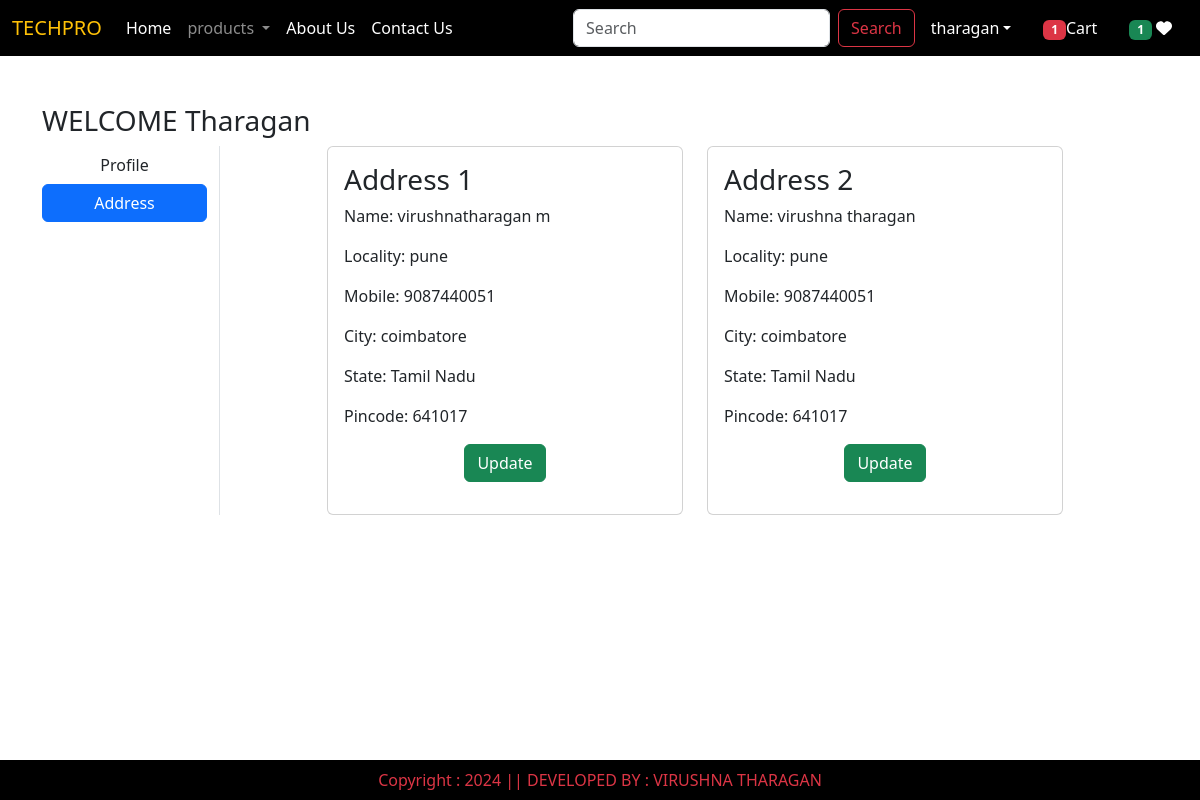
The app's page /address/ (signed in) with its own data.
### ec/app/models.py (models this page shows, shortened)
class Customer(models.Model):
    user = models.ForeignKey(User,on_delete=models.CASCADE)
    name =models.CharField(max_length=200)
    locality = models.CharField(max_length=200)
    city = models.CharField(max_length=50)
    mobile = models.IntegerField(default=0)
    zipcode = models.IntegerField()
    state = models.CharField(choices=STATE_CHOICES,max_length=100)

### ec/app/views.py (the view)
# urls.py: path('address/', views.address, name='address'),
def address(request):
    add = Customer.objects.filter(user=request.user)
    totalitem=0
    wishitem=0
    if request.user.is_authenticated:
        totalitem = len(Cart.objects.filter(user=request.user))
        wishitem = len(Wishlist.objects.filter(user=request.user))
    return render(request,'address.html',locals())

### ec/app/templates/address.html (shortened to what this page needs)
{% extends "base.html" %}
{% load static %}
{% block main-content %}
<div class="container my-5">
    <div class="row">
        <h3>WELCOME <span class="text-capitalize">{{request.user}}</span></h3>
    <div class="col-sm-2 border-end">
        <ul class="list-unstyled">
            <li class="d-grid"><a href="{% url 'profile' %}" class="btn ">Profile</a></li>
            <li class="d-grid"><a href="{% url 'address' %}" class="btn btn-primary">Address</a></li>
        </ul>
    </div>
    <div class="col-sm-8 offset-sm-1">
        <div class="row">
            {% for ad in add %}
                <div class="col-sm-6">
                    <div class="card sm-2">
                        <div class="card-body">
                            <h3>Address {{forloop.counter}}</h3>
                            <p>Name: {{ad.name}}</p>
                            <p>Locality: {{ad.locality}}</p>
                            <p>Mobile: {{ad.mobile}}</p>
                            <p>City: {{ad.city}}</p>
                            <p>State: {{ad.state}}</p>
                            <p>Pincode: {{ad.zipcode}}</p>
                            <p class="text-center"><a href="{% url 'updateAddress' pk=ad.id %}"
                                 type="button" class="btn btn-success">Update</a></p>
                            </div>
                        </div>
                    </div>
            {% endfor %}
        </div>
    </div>
    </div>
<div>
{% endblock main-content %}

### ec/app/templates/base.html (shortened to what this page needs)
<!DOCTYPE html>
{%load static%}
<html lang="en">
<head>
    <link href="https://cdn.jsdelivr.net/npm/bootstrap@5.3.3/dist/css/bootstrap.min.css" rel="stylesheet">
    <link rel="stylesheet" href="{% static 'css/owl.carousel.min.css' %}"/>
    <link rel="stylesheet" href="{% static 'css/owl.carousel.min.css' %}"/>
    <link rel="stylesheet" href="{% static 'css/style.css' %}">
</head>
<body>
    <nav class="navbar navbar-expand-lg navbar-dark bg-black">
        <div class="container-fluid">
          <a class="navbar-brand text-warning" href="#">TECHPRO</a>
          <div class="collapse navbar-collapse" id="navbarSupportedContent">
            <ul class="navbar-nav me-auto mb-2 mb-lg-0">
              {% if request.user.is_authenticated %}
              <li class="nav-item">
                <a class="nav-link active" aria-current="page" href="/">Home</a>
              </li>
              <li class="nav-item dropdown">
                <a class="nav-link dropdown-toggle" href="#" role="button" data-bs-toggle="dropdown" aria-expanded="false">
                 products
                </a>
              </li>
              <li class="nav-item">
                <a class="nav-link text-white" href="{% url 'about'  %}">About Us</a>
              </li>
              <li class="nav-item">
                <a class="nav-link text-white" href="{% url 'contact'  %}">Contact Us</a>
              </li>
            </ul>
            <form class="d-flex" role="search" action="/search">
              <input class="form-control me-2" type="search" placeholder="Search" name='search' aria-label="Search">
              <button class="btn btn-outline-danger" type="submit">Search</button>
            </form>
           </div>
             <ul class="navbar-nav me-auto mb-2 mb-lg-0">
               <li class="nav-item dropdown mx-2">
              <a class="nav-link dropdown-toggle text-white" href="#"
              id="profileDropdown" role="button" data-bs-toggle="dropdown"
              aria-expanded="false">{{user}}</a>
            <li class="nav-item mx-2">
                <a href="{% url 'showcart' %}" class="nav-link text-white"><span class="badge bg-danger">{% if totalitem > 0 %} {{totalitem}} {% endif %}</span>Cart </a>
            </li>
            <li class="nav-item mx-2">
                <a href="{% url 'wishlist' %}"  class="nav-link text-white"><span class="badge bg-success">{% if wishitem > 0 %} {{wishitem}} {% endif %}</span> <i class="fa fa-heart"></i> </a>
            </li>
            {% endif %}
        </ul>
    </div>
</nav>
      {% block main-content %}{% endblock main-content %}
      <footer class="conatiner-fuild fixed-bottom bg-black text-danger text-center p-2 mt-5">
        Copyright : 2024 || DEVELOPED BY :  VIRUSHNA THARAGAN
      </footer>
</body>
</html>

### records on screen
Customer: name "virushnatharagan m", locality "pune", mobile "9087440051", city "coimbatore", state "Tamil Nadu", zipcode "641017"
Customer: name "virushna tharagan", locality "pune", mobile "9087440051", city "coimbatore", state "Tamil Nadu", zipcode "641017"

### other values on screen
{{ user }} "tharagan"
{{ totalitem }} "1"
{{ wishitem }} "1"
{{ request.user }} "Tharagan"
